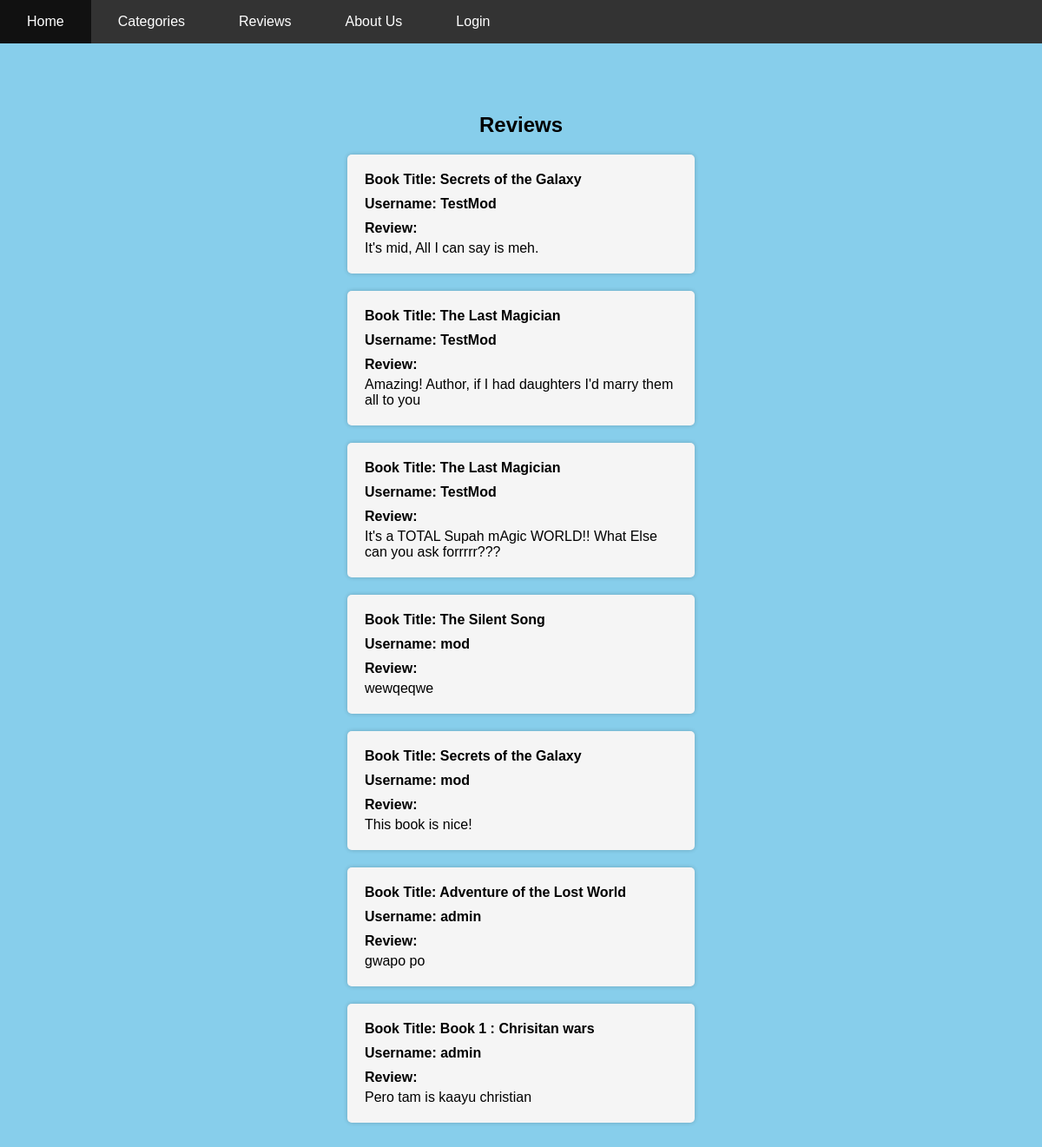
/Sample/reviews.php, run on the app's committed database.
### tables this page shows
CREATE TABLE `tblreview` (
  `Review_ID` int(11) NOT NULL,
  `Book_Key` int(11) NOT NULL,
  `Username` varchar(100) NOT NULL,
  `Date` varchar(100) NOT NULL,
  `Time` varchar(100) NOT NULL,
  `Title` varchar(100) NOT NULL,
  `Review` varchar(150) NOT NULL,
  `Rating` int(5) NOT NULL,
  `Status` int(11) NOT NULL DEFAULT 0
);

CREATE TABLE `tblbook` (
  `Book_Key` int(15) NOT NULL,
  `Title` varchar(100) NOT NULL,
  `Category_Key` int(11) NOT NULL,
  `ISBN` varchar(20) NOT NULL,
  `Authors_Firstname` varchar(100) NOT NULL,
  `Authors_Lastname` varchar(1000) NOT NULL,
  `description` varchar(1000) NOT NULL
);

### Sample/reviews.php (the view, shortened to what this page needs)
<?php
require_once 'header.php';
$mysqli = new mysqli('localhost', 'root', '', 'bookreview') or die(mysqli_error($mysqli));
$result = $mysqli->query("SELECT * FROM tblreview WHERE Status = 1") or die($mysqli->error);
?>
<!DOCTYPE html>
<html>
<head>
    <link rel="stylesheet" type="text/css" href="styles.css">
</head>
<body>
<div class="container">
    <h2>Reviews</h2>
    <?php
    if ($result->num_rows > 0) {
        while ($row = $result->fetch_assoc()) {
            $bookID = $row['Book_Key'];
            $bookResult = $mysqli->query("SELECT * FROM tblbook WHERE Book_Key = $bookID") or die($mysqli->error);
            $book = $bookResult->fetch_assoc();
            echo '<div class="review-box">';
            echo '<p class="book-title"><strong>Book Title:</strong> ' . $book['Title'] . '</p>';
            echo '<p class="username"><strong>Username:</strong> ' . $row['Username'] . '</p>';
            echo '<div class="review-content">';
            echo '<p class="review-text"><strong>Review:</strong></p>';
            echo '<p>' . $row['Review'] . '</p>';
            echo '</div>';
            echo '</div>';
        }
    } else {
        echo '<p>No reviews available.</p>';
    }
    ?>
</div>
</body>
</html>

### Sample/header.php (shortened to what this page needs)
<!DOCTYPE html>
<html>
<head>
    <link rel="stylesheet" type="text/css" href="styles.css">
</head>
<body>
    <nav>
        <ul class="menu">
            <li><a href="index.php">Home</a></li>
            <li class="dropdown">
                <a href="javascript:void(0)" class="dropbtn">Categories</a>
            </li>
            <li><a href="reviews.php">Reviews</a></li>
            <li><a href="aboutUs.php">About Us</a></li>
            <?php
            if (isset($_SESSION['loggedin']) && $_SESSION['loggedin'] == true) {
                echo '<li><a href="logout.php">Logout</a></li>';
                echo '<li><a href="profile.php">' . $_SESSION['username'] . '</a></li>';
            } else {
                echo '<li class="dropdown">
                    <a href="javascript:void(0)" class="dropbtn">Login</a>
                    <div class="dropdown-content">
                        <a href="login.php">Sign In</a>
                        <a href="register.php">Register</a>
                    </div>
                </li>';
            }
            ?>
        </ul>
    </nav>
</body>
</html>

### Sample/styles.css (style rules this page uses)
body { background-color: skyblue; font-family: Arial, sans-serif; margin: 0; padding: 0; overflow: auto; }
.container { display: flex; flex-direction: column; justify-content: flex-start; align-items: center; height: calc(100vh - 60px); padding: 20px; margin-top: 60px; overflow-x: hidden; }
* { margin: 0; padding: 0; box-sizing: border-box; overflow-wrap: break-word; }
h2 { text-align: center; }
.menu { list-style-type: none; margin: 0; padding: 0; overflow: hidden; background-color: #333; }
.menu li { float: left; }
.menu li a, .dropbtn { display: flex; color: white; text-align: center; padding: 16px 31px; text-decoration: none; }
li.dropdown { display: inline-block; }

### Sample/reviews.php (style rules this page uses)
.container { padding: 20px; }
h2 { font-size: 24px; margin-bottom: 20px; }
.review-box { width: 400px; margin-bottom: 20px; background-color: #f5f5f5; border-radius: 5px; padding: 20px; box-shadow: 0 0 5px rgba(0, 0, 0, 0.2); word-wrap: break-word; }
.book-title { font-weight: bold; margin-bottom: 10px; }
.username { font-weight: bold; margin-bottom: 10px; }
.review-content { margin-top: 10px; }
.review-text { font-weight: bold; margin-bottom: 5px; }

### data on the page
tblreview: tblbook.Title "Secrets of the Galaxy", Username "TestMod", Review "It's mid, All I can say is meh."
tblreview: tblbook.Title "The Last Magician", Username "TestMod", Review "Amazing! Author, if I had daughters I'd marry them all to you"
tblreview: tblbook.Title "The Last Magician", Username "TestMod", Review "It's a TOTAL Supah mAgic WORLD!! What Else can you ask forrrrr???"
tblreview: tblbook.Title "The Silent Song", Username "mod", Review "wewqeqwe"
tblreview: tblbook.Title "Secrets of the Galaxy", Username "mod", Review "This book is nice!"
tblreview: tblbook.Title "Adventure of the Lost World", Username "admin", Review "gwapo po"
tblreview: tblbook.Title "Book 1 : Chrisitan wars", Username "admin", Review "Pero tam is kaayu christian"
